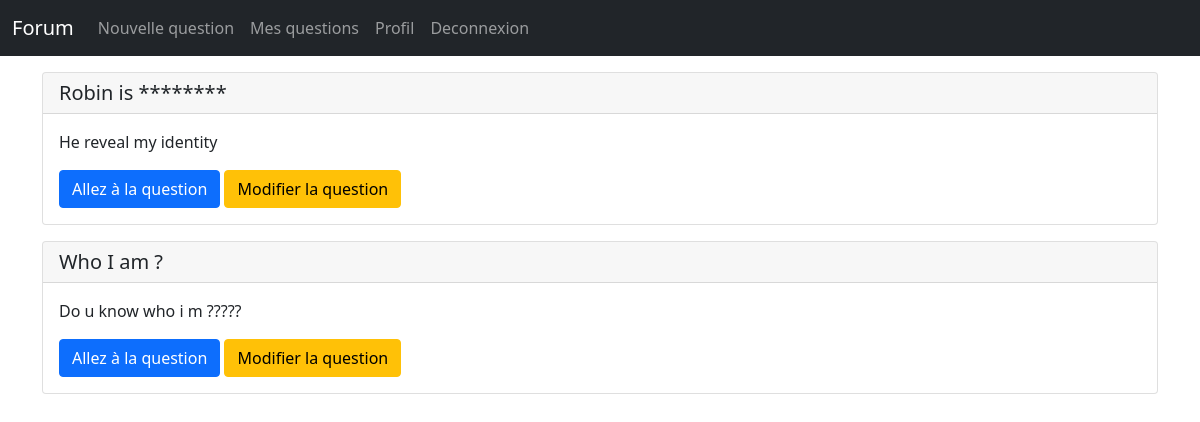
The page /userQuestion.php (signed in) on the database its author committed.
### tables this page shows
CREATE TABLE IF NOT EXISTS `questions` (
  `id` int(11) NOT NULL AUTO_INCREMENT,
  `title` text NOT NULL,
  `userMessage` text NOT NULL,
  `id_author` int(11) NOT NULL,
  `username_author` varchar(50) NOT NULL,
  `publish_date` text NOT NULL,
  PRIMARY KEY (`id`)
);

### actions/questions/userQuestionAction.php (called while the page is built)
<?php
require('actions/database.php');
$getUserQuestions = $bdd->prepare('SELECT id, title, userMessage FROM questions WHERE id_author = ? ORDER BY id DESC ');
$getUserQuestions->execute(array($_SESSION['id']));

### userQuestion.php (the view, shortened to what this page needs)
<?php
    require('actions/questions/userQuestionAction.php');
?>
<!DOCTYPE html>
<html lang="en">
    <?php include('includes/header.php'); ?>
    <body>
    <?php include('includes/navBar.php');?>
    <div class="container">
    <?php
        while ($question = $getUserQuestions->fetch()){
            ?>
            <div class="card  mt-3">
                <h5 class ="card-header">
                    <?php echo $question['title']; ?>
                </h5>
                <div class="card-body">
                    <p class="card-text">
                        <?php echo $question['userMessage']; ?>
                    </p>
                    <a href="#" class="btn btn-primary">Allez à la question</a>
                    <a href="userModifyQuestion.php?id=<?php echo $question['id']; ?>" class="btn btn-warning">Modifier la question</a>
                </div>
            </div>
        <?php }; ?>
    </div>
</body>
</html>

### rows shown on the page
questions: title "Robin is ********", userMessage "He reveal my identity"
questions: title "Who I am ?", userMessage "Do u know who i m ?????"
